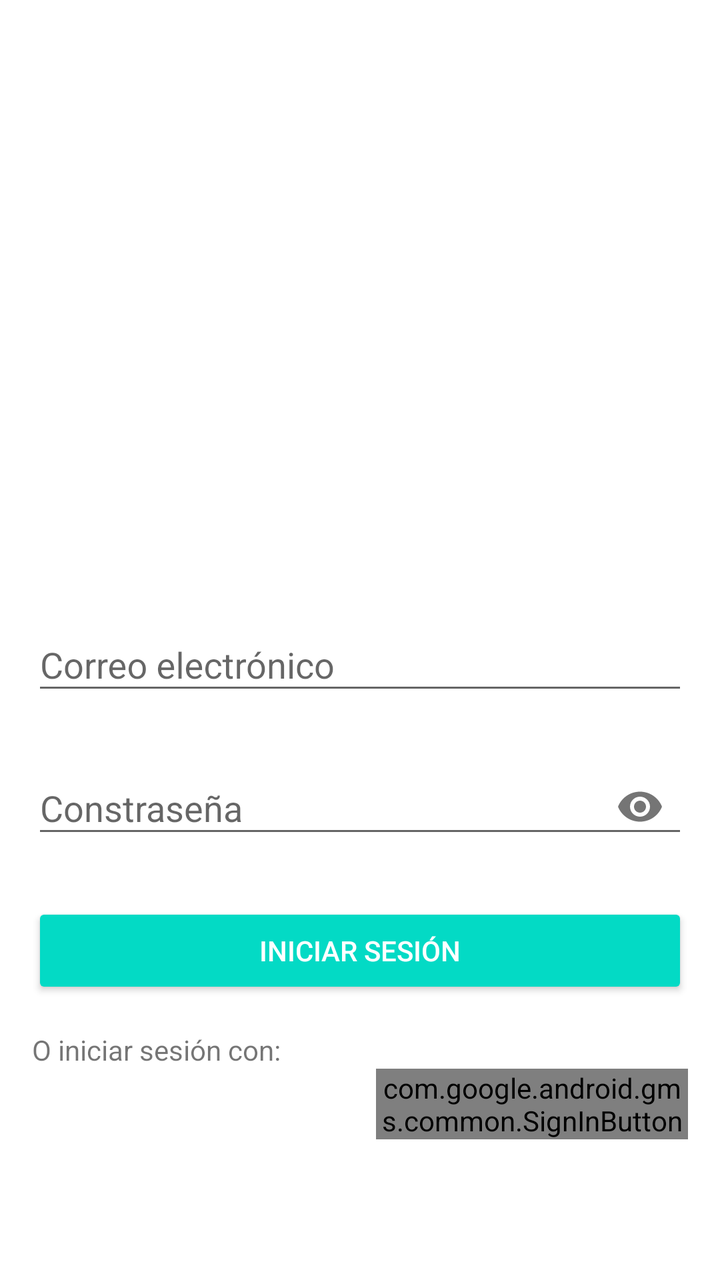
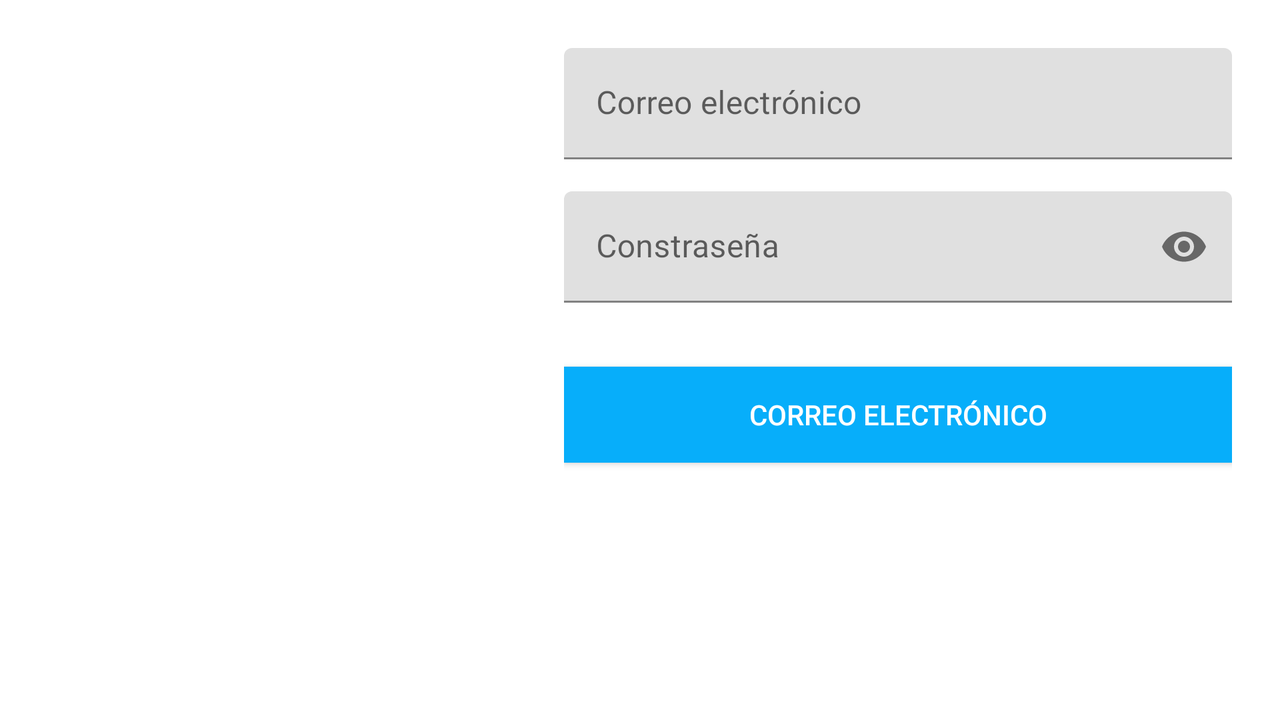

Two renders of one Android screen. The first uses the default layout on a phone; the second uses the alternative layout the repository ships for a different screen configuration, on a matching device. The two XML files are below.
<!-- AndroidManifest.xml: application theme Theme.MyTask -->
<!-- res/layout/activity_login.xml -->
<?xml version="1.0" encoding="utf-8"?>
<LinearLayout xmlns:android="http://schemas.android.com/apk/res/android"
    xmlns:app="http://schemas.android.com/apk/res-auto"
    xmlns:tools="http://schemas.android.com/tools"
    android:layout_width="match_parent"
    android:layout_height="match_parent"
    android:orientation="vertical"
    android:padding="@dimen/window_padding"
    tools:context=".view.LoginActivity">

    <com.google.android.material.progressindicator.LinearProgressIndicator
        android:id="@+id/pi_waiting"
        android:layout_width="match_parent"
        android:layout_height="wrap_content"
        android:fitsSystemWindows="true"
        android:indeterminate="true"
        android:visibility="gone" />

    <ImageView
        android:id="@+id/iv_logo"
        android:layout_width="@dimen/logo_width"
        android:layout_height="@dimen/logo_height"
        android:layout_gravity="center"
        android:layout_marginTop="@dimen/logo_margin_top"
        android:layout_marginBottom="@dimen/logo_margin_bottom"
        android:contentDescription="@string/login_logo_description"
        android:src="@mipmap/ic_launcher_round" />

    <com.google.android.material.textfield.TextInputLayout
        android:id="@+id/til_email"
        style="@style/Widget.Design.TextInputLayout"
        android:layout_width="match_parent"
        android:layout_height="wrap_content"
        android:layout_marginBottom="@dimen/default_margin"
        android:hint="@string/login_email"
        >

        <com.google.android.material.textfield.TextInputEditText
            android:id="@+id/et_email"
            android:layout_width="match_parent"
            android:layout_height="wrap_content"
            android:inputType="textEmailAddress" />

    </com.google.android.material.textfield.TextInputLayout>

    <com.google.android.material.textfield.TextInputLayout
        android:id="@+id/til_password"
        style="@style/Widget.Design.TextInputLayout"
        android:layout_width="match_parent"
        android:layout_height="wrap_content"
        android:layout_marginBottom="@dimen/default_margin"
        android:hint="@string/login_password"
        app:endIconMode="password_toggle"
        >

        <com.google.android.material.textfield.TextInputEditText
            android:id="@+id/et_password"
            android:layout_width="match_parent"
            android:layout_height="wrap_content"
            android:inputType="textPassword" />

    </com.google.android.material.textfield.TextInputLayout>

    <androidx.appcompat.widget.AppCompatButton
        android:id="@+id/btn_login"
        style="@style/Widget.AppCompat.Button.Colored"
        android:layout_width="match_parent"
        android:layout_height="wrap_content"
        android:layout_marginTop="@dimen/small_margin"
        android:text="@string/login_login"
        android:textColor="?attr/colorOnPrimary" />

    <androidx.appcompat.widget.AppCompatTextView
        android:layout_width="match_parent"
        android:layout_height="wrap_content"
        android:layout_marginTop="@dimen/default_margin"
        android:text="@string/login_start_with" />

    <LinearLayout
        android:layout_width="match_parent"
        android:layout_height="wrap_content"
        android:orientation="horizontal">

        <androidx.appcompat.widget.AppCompatButton
            android:id="@+id/btn_facebook"
            style="@style/Widget.AppCompat.Button.Colored"
            android:layout_width="0dp"
            android:layout_height="wrap_content"
            android:layout_marginEnd="@dimen/small_margin"
            android:layout_weight="1"
            android:background="@color/facebook_color"
            android:text="@string/login_facebook"
            android:textColor="?attr/colorOnPrimary" />

        <com.google.android.gms.common.SignInButton
            android:id="@+id/btn_google"
            android:layout_width="0dp"
            android:layout_height="wrap_content"
            android:layout_marginStart="@dimen/small_margin"
            android:layout_weight="1" />
    </LinearLayout>

</LinearLayout>
<!-- resources referenced by this layout -->
<resources>
  <dimen name="default_margin">16dp</dimen>
  <dimen name="logo_height">200dp</dimen>
  <dimen name="logo_margin_bottom">36dp</dimen>
  <dimen name="logo_margin_top">48dp</dimen>
  <dimen name="logo_width">200dp</dimen>
  <dimen name="small_margin">8dp</dimen>
  <dimen name="window_padding">16dp</dimen>
  <string name="login_email">Correo electrónico</string>
  <string name="login_facebook">Facebook</string>
  <string name="login_login">Iniciar sesión</string>
  <string name="login_logo_description">Logo de la aplicación</string>
  <string name="login_password">Constraseña</string>
  <string name="login_start_with">O iniciar sesión con:</string>
  <style name="Theme.MyTask" parent="Theme.MaterialComponents.DayNight.DarkActionBar">
          
          <item name="colorPrimary">@color/purple_500</item>
          <item name="colorPrimaryVariant">@color/purple_700</item>
          <item name="colorOnPrimary">@color/white</item>
          
          <item name="colorSecondary">@color/teal_200</item>
          <item name="colorSecondaryVariant">@color/teal_700</item>
          <item name="colorOnSecondary">@color/black</item>
          
          <item name="android:statusBarColor" tools:targetApi="l">?attr/colorPrimaryVariant</item>
          
      </style>
  <color name="purple_500">#FF6200EE</color>
  <color name="purple_700">#FF3700B3</color>
  <color name="white">#FFFFFFFF</color>
  <color name="teal_200">#FF03DAC5</color>
  <color name="teal_700">#FF018786</color>
  <color name="black">#FF000000</color>
</resources>
<!-- res/layout-land/activity_login.xml (the repository's variant of the layout above) -->
<!-- drawn on the phone turned sideways -->
<?xml version="1.0" encoding="utf-8"?>
<LinearLayout xmlns:app="http://schemas.android.com/apk/res-auto"
    xmlns:tools="http://schemas.android.com/tools"
    xmlns:android="http://schemas.android.com/apk/res/android"
    android:layout_width="match_parent"
    android:layout_height="match_parent"
    android:orientation="horizontal"
    android:padding="8dp"
    tools:context=".view.LoginActivity">

    <ImageView
        android:id="@+id/iv_login"
        android:layout_width="@dimen/iv_width"
        android:layout_height="@dimen/iv_height"
        android:layout_gravity="center"
        android:contentDescription="@string/login_logo_description"
        android:src="@mipmap/ic_launcher_round" />

    <LinearLayout
        android:layout_width="0dp"
        android:layout_height="match_parent"
        android:orientation="vertical"
        android:layout_marginStart="@dimen/small_margin"
        android:padding="@dimen/window_padding"
        android:layout_gravity="center"
        android:layout_weight="1">


    <com.google.android.material.textfield.TextInputLayout
        android:id="@+id/til_correo"
        android:hint="@string/login_email"
        android:layout_width="match_parent"
        android:layout_height="wrap_content"
        android:layout_marginBottom="@dimen/default_margin"
        >

        <com.google.android.material.textfield.TextInputEditText
            android:id="@+id/et_correo"
            android:layout_width="match_parent"
            android:layout_height="wrap_content"
            android:inputType="textEmailAddress"/>
    </com.google.android.material.textfield.TextInputLayout>


    <com.google.android.material.textfield.TextInputLayout
        android:id="@+id/til_password"
        android:hint="@string/login_password"
        android:layout_width="match_parent"
        android:layout_height="wrap_content"
        android:layout_marginBottom="@dimen/default_margin"
        app:endIconMode="password_toggle"
        >

        <com.google.android.material.textfield.TextInputEditText
            android:id="@+id/et_password"
            android:layout_width="match_parent"
            android:layout_height="wrap_content"
            android:inputType="textPassword"/>
    </com.google.android.material.textfield.TextInputLayout>

    <androidx.appcompat.widget.AppCompatButton
        android:id="@+id/btn_login"
        android:layout_width="match_parent"
        android:layout_height="wrap_content"
        android:textColor="@color/white"
        android:background="#07AEFA"
        android:layout_marginTop="@dimen/default_margin"
        android:text="@string/login_email"/>
</LinearLayout>

</LinearLayout>
<!-- resources referenced by the variant -->
<!-- as the phone turned sideways resolves them -->
<resources>
  <color name="white">#FFFFFFFF</color>
  <dimen name="default_margin">16dp</dimen>
  <dimen name="iv_height">449dp</dimen>
  <dimen name="iv_width">250dp</dimen>
  <dimen name="small_margin">8dp</dimen>
  <dimen name="window_padding">16dp</dimen>
  <string name="login_email">Correo electrónico</string>
  <string name="login_logo_description">Logo de la aplicación</string>
  <string name="login_password">Constraseña</string>
  <style name="Theme.MyTask" parent="Theme.MaterialComponents.DayNight.DarkActionBar">
          
          <item name="colorPrimary">@color/purple_500</item>
          <item name="colorPrimaryVariant">@color/purple_700</item>
          <item name="colorOnPrimary">@color/white</item>
          
          <item name="colorSecondary">@color/teal_200</item>
          <item name="colorSecondaryVariant">@color/teal_700</item>
          <item name="colorOnSecondary">@color/black</item>
          
          <item name="android:statusBarColor" tools:targetApi="l">?attr/colorPrimaryVariant</item>
          
      </style>
  <color name="purple_500">#FF6200EE</color>
  <color name="purple_700">#FF3700B3</color>
  <color name="teal_200">#FF03DAC5</color>
  <color name="teal_700">#FF018786</color>
  <color name="black">#FF000000</color>
</resources>
